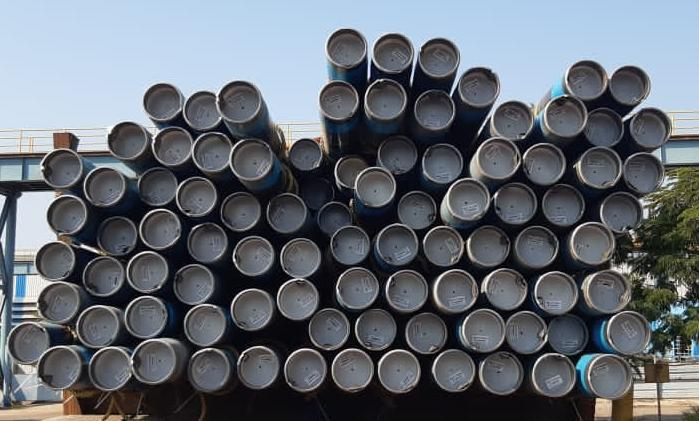
#> input picture Task_3.jpeg, 699 x 421 px
$ python Pipes.py
#> lines starting #> are read from the running program, lines starting #| are printed output that depends on the picture; after the words box and inside, x2 and y2 are one past the last pixel; in counts of white or black regions, pixels touching at a corner belong together
import numpy as np
import cv2
import time

print("Reading the image....")
time.sleep(1)
img=cv2.imread('Task_3.jpeg')
#> img is the input picture: shape (421, 699, 3); mean B, G, R 113.6, 105.8, 99.9

#Convert to grey scale
gray = cv2.cvtColor(img, cv2.COLOR_BGR2GRAY)

#Increasing gamma in grey scale
gray_gamma = np.array(255 * (gray / 255) ** 1.2 , dtype='uint8')

#Equalized Grey scale
gray_equ = cv2.equalizeHist(gray_gamma)
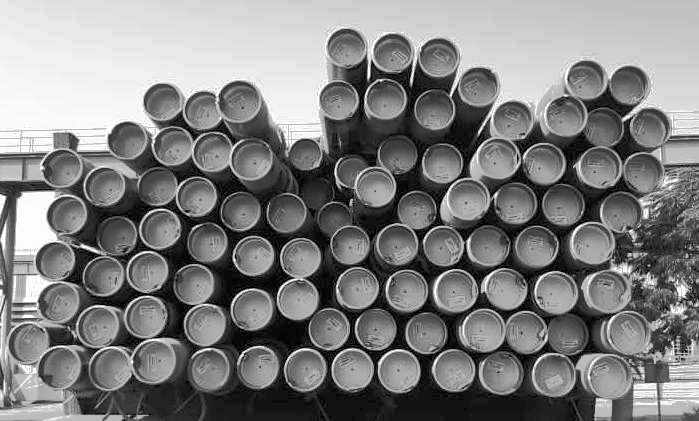
#> gray_equ: shape (421, 699); min 0, max 255, mean 127.8

#Thresholding to highlight pipe edges
hil = cv2.adaptiveThreshold(gray_equ, 255, cv2.ADAPTIVE_THRESH_GAUSSIAN_C, cv2.THRESH_BINARY, 255, 19)
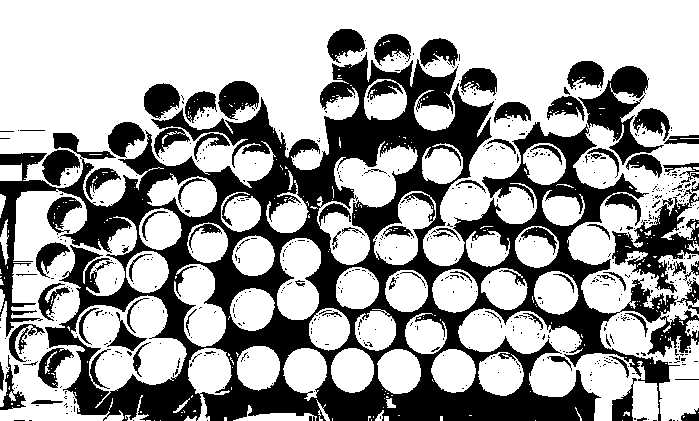
#> hil: shape (421, 699); 63.8% white; 624 black regions (542 under 20 px), largest, box (x1, y1, x2, y2) and area: (0, 52, 699, 421) 79475, (612, 189, 699, 293) 3213, (578, 66, 664, 165) 2952
hil = cv2.bitwise_not(hil)
print("Processing the image....")
time.sleep(1)
#clean all noise using dilatation and erosion
kernel = np.ones((10,10), np.uint8)
img_dil = cv2.dilate(hil, kernel, iterations=1)
#> img_dil: shape (421, 699); 66.9% white; 117 black regions (20 under 20 px), largest, box (x1, y1, x2, y2) and area: (0, 0, 699, 148) 59981, (19, 196, 53, 257) 1332, (383, 355, 416, 389) 843
img_er = cv2.erode(img_dil,kernel, iterations=1)
#> img_er: shape (421, 699); 47.2% white; 13 white regions (10 under 20 px), largest, box (x1, y1, x2, y2) and area: (0, 30, 699, 421) 138847, (0, 132, 15, 140) 92, (19, 131, 46, 132) 27
img_pro = cv2.medianBlur(img_er, 7)
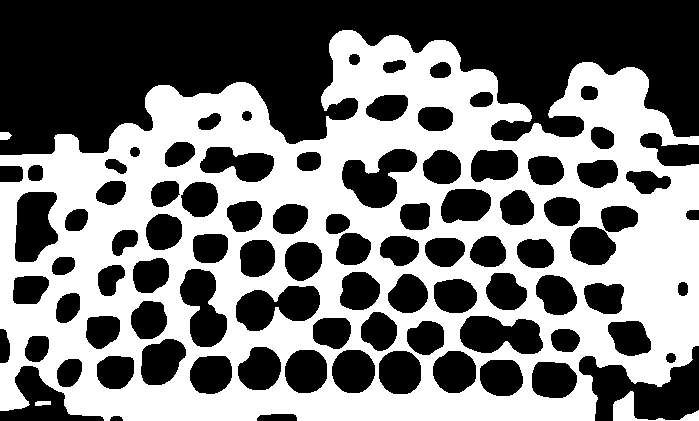
#> img_pro: shape (421, 699); 47.6% white; 4 white regions, box (x1, y1, x2, y2) and area: (0, 30, 699, 421) 139192, (613, 391, 699, 421) 715, (0, 132, 12, 140) 81, (35, 401, 51, 406) 69
inv = cv2.bitwise_not(img_pro)

print("Counting the number of pipes....")
time.sleep(1)

#Labeling and counting
ret, labels = cv2.connectedComponents(inv)
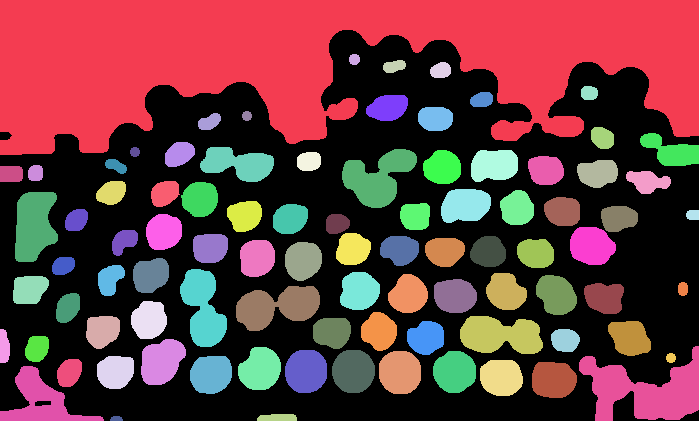
#> labels: shape (421, 699) int32; 91 distinct labels, from 0 to 90; one colour per label, 0 black
#> ret = 91
label_hue = np.uint8(179 * labels / np.max(labels))
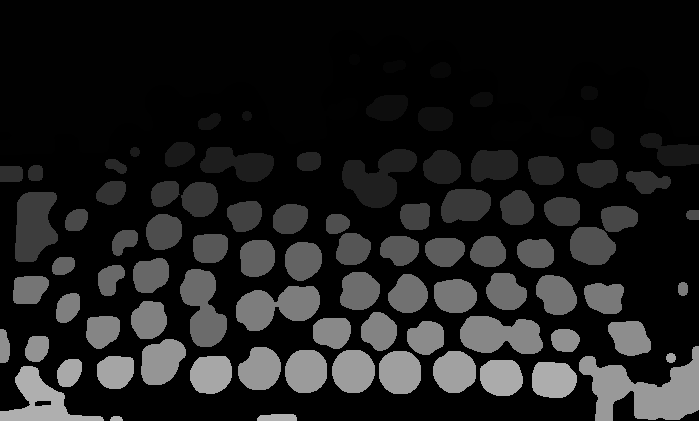
#> label_hue: shape (421, 699); min 0, max 179, mean 29.9
blank_ch = 255 * np.ones_like(label_hue)
labeled_img = cv2.merge([label_hue, blank_ch, blank_ch])
labeled_img = cv2.cvtColor(labeled_img, cv2.COLOR_HSV2BGR)
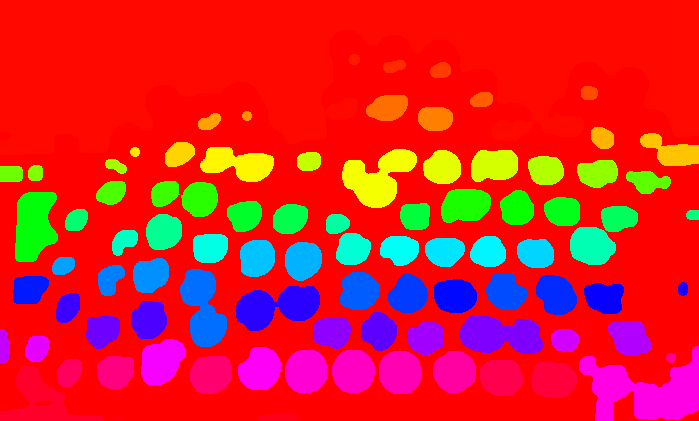
#> labeled_img: shape (421, 699, 3); mean B, G, R 43.2, 34.8, 217.8
labeled_img[label_hue == 0] = 0
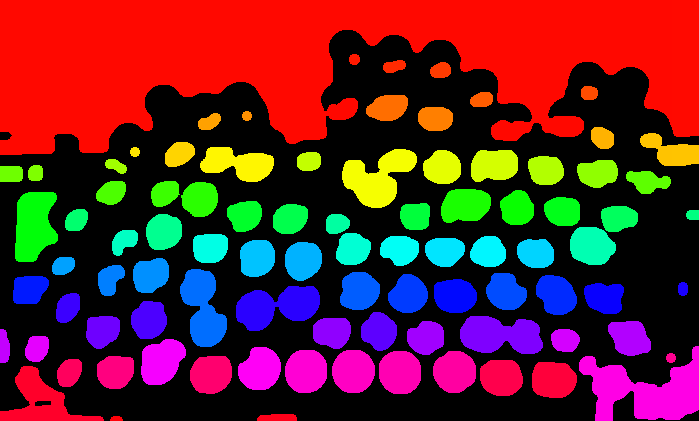
#> labeled_img: shape (421, 699, 3); mean B, G, R 43.2, 34.8, 96.4

print('Number Of Pipes =', ret-1)
#| Number Of Pipes = 90

cv2.imshow('result',labeled_img)
cv2.waitKey(0)
cv2.destroyAllWindows()
